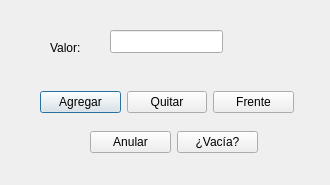
<?xml version="1.0" encoding="UTF-8"?>
<ui version="4.0">
 <class>T5Colas</class>
 <widget class="QDialog" name="T5Colas">
  <property name="geometry">
   <rect>
    <x>0</x>
    <y>0</y>
    <width>330</width>
    <height>185</height>
   </rect>
  </property>
  <property name="windowTitle">
   <string>Dialog</string>
  </property>
  <widget class="QWidget" name="layoutWidget">
   <property name="geometry">
    <rect>
     <x>40</x>
     <y>90</y>
     <width>254</width>
     <height>25</height>
    </rect>
   </property>
   <layout class="QHBoxLayout" name="horizontalLayout">
    <item>
     <widget class="QPushButton" name="bAgregar">
      <property name="text">
       <string>Agregar</string>
      </property>
     </widget>
    </item>
    <item>
     <widget class="QPushButton" name="bQuitar">
      <property name="text">
       <string>Quitar</string>
      </property>
     </widget>
    </item>
    <item>
     <widget class="QPushButton" name="bTope">
      <property name="text">
       <string>Frente</string>
      </property>
     </widget>
    </item>
   </layout>
  </widget>
  <widget class="QLabel" name="label">
   <property name="geometry">
    <rect>
     <x>50</x>
     <y>40</y>
     <width>57</width>
     <height>15</height>
    </rect>
   </property>
   <property name="text">
    <string>Valor:</string>
   </property>
  </widget>
  <widget class="QWidget" name="layoutWidget_2">
   <property name="geometry">
    <rect>
     <x>90</x>
     <y>130</y>
     <width>168</width>
     <height>25</height>
    </rect>
   </property>
   <layout class="QHBoxLayout" name="horizontalLayout_2">
    <item>
     <widget class="QPushButton" name="bAnular">
      <property name="text">
       <string>Anular</string>
      </property>
     </widget>
    </item>
    <item>
     <widget class="QPushButton" name="bVacia">
      <property name="text">
       <string>¿Vacía?</string>
      </property>
     </widget>
    </item>
   </layout>
  </widget>
  <widget class="QLineEdit" name="lValor">
   <property name="geometry">
    <rect>
     <x>110</x>
     <y>30</y>
     <width>113</width>
     <height>23</height>
    </rect>
   </property>
  </widget>
 </widget>
 <resources/>
 <connections/>
</ui>
